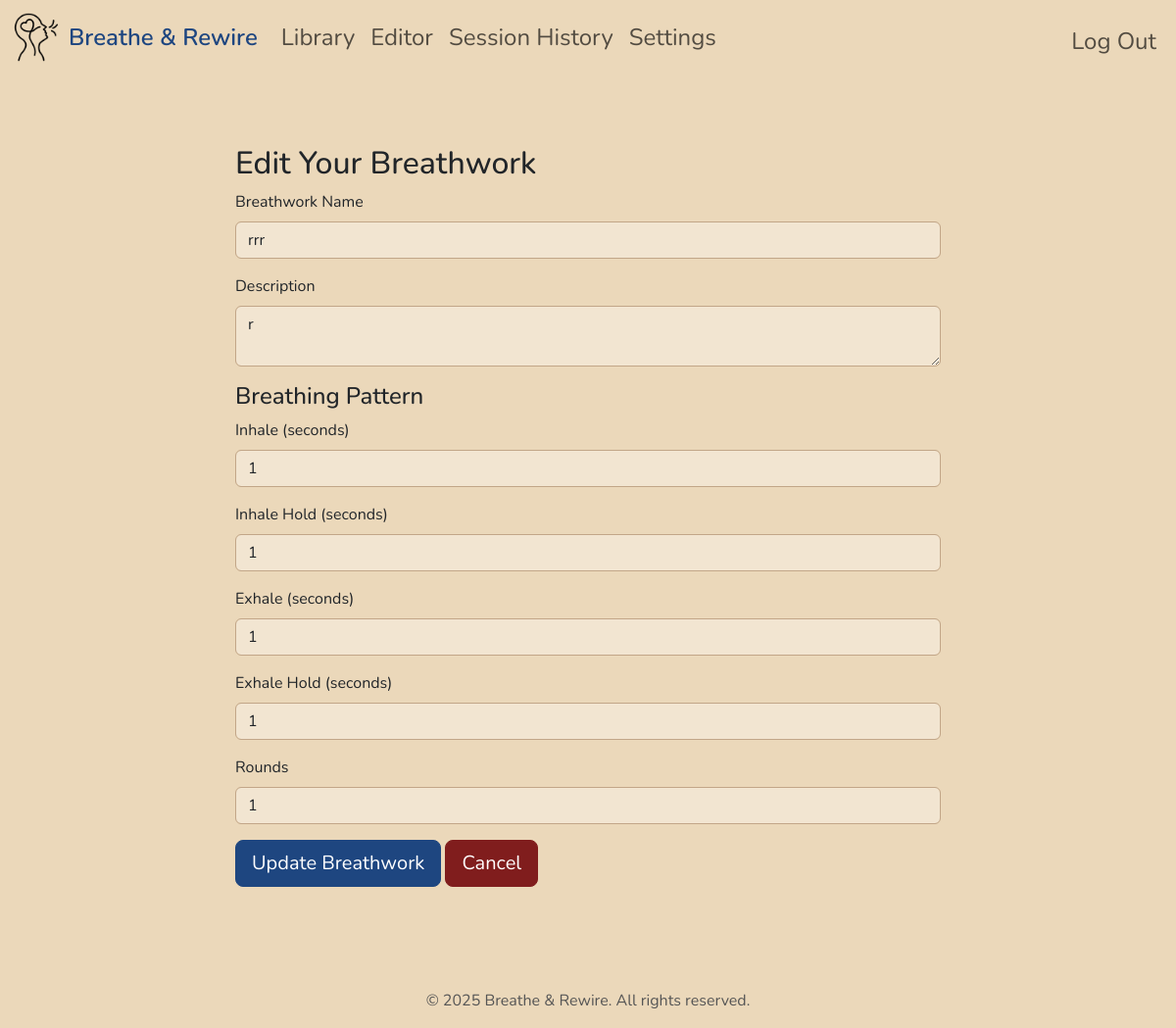
/edit-breathwork/31 (signed in), run on the app's committed database.
### tables this page shows
CREATE TABLE breathworks (id INTEGER PRIMARY KEY AUTOINCREMENT NOT NULL, name TEXT NOT NULL, description TEXT, inhale INTEGER NOT NULL CHECK(inhale > 0), inhale_hold INTEGER NOT NULL CHECK(inhale_hold >= 0), exhale INTEGER NOT NULL CHECK(exhale > 0), exhale_hold INTEGER NOT NULL CHECK(exhale_hold >= 0), rounds INTEGER NOT NULL CHECK(rounds > 0), is_default BOOLEAN NOT NULL DEFAULT 0, user_id INTEGER, FOREIGN KEY(user_id) REFERENCES users(id) ON DELETE CASCADE);

### app.py (the view, shortened to what this page needs)
@app.route("/edit-breathwork/<int:breathwork_id>", methods=["GET", "POST"])
@login_required
def edit_breathwork(breathwork_id):
    if request.method == "GET":
        breathwork = db.execute(
            "SELECT id,name,description,inhale,inhale_hold,exhale,exhale_hold,rounds FROM breathworks WHERE user_id = ? AND id = ?", session["user_id"], breathwork_id)
        if not breathwork:
            return apology("Breathwork not found.", 404)
        return render_template("edit-breathwork.html", breathwork=breathwork[0])

### app.py (called while the page is built)
@app.after_request
def after_request(response):
    response.headers["Cache-Control"] = "no-cache, no-store, must-revalidate"
    response.headers["Expires"] = 0
    response.headers["Pragma"] = "no-cache"
    return response

### helpers.py (called while the page is built)
def login_required(f):
    @wraps(f)
    def decorated_function(*args, **kwargs):
        if session.get("user_id") is None:
            return redirect("/login")
        return f(*args, **kwargs)
    return decorated_function

### templates/edit-breathwork.html (shortened to what this page needs)
{% extends "layout.html" %}
{% block main %}
    <div class="container mt-4">
        <div class="row justify-content-center">
            <div class="col-12 col-md-10 col-lg-8">
                <h2>Edit Your Breathwork </h2>
                <form action="/edit-breathwork/{{breathwork.id}}" method="post" id="new-breathwork-form">
                    <div class="mb-3">
                        <label for="name" class="form-label">Breathwork Name</label>
                        <input type="text" id="name" name="name" class="form-control" autocomplete="off" required value="{{breathwork.name}}">
                    </div>
                    <div class="mb-3">
                        <label for="description" class="form-label">Description</label>
                        <textarea id="description" name="description" maxlength="100" placeholder="Max 100 characters" autocomplete="off" rows="2" cols="40" class="form-control">{{breathwork.description}}</textarea>
                    </div>
                    <h4>Breathing Pattern</h4>
                    <div class="mb-3">
                        <label for="inhale" class="form-label">Inhale (seconds)</label>
                        <input type="number" class="form-control" id="inhale" name="inhale" autocomplete="off" min="1" placeholder="Seconds (minimum 1)" required value="{{breathwork.inhale}}">
                    </div>
                    <div class="mb-3">
                        <label for="inhale-hold" class="form-label">Inhale Hold (seconds)</label>
                        <input type="number" class="form-control" id="inhale-hold" name="inhale_hold" autocomplete="off" placeholder="Seconds (minimum 0)" min="0" required value="{{breathwork.inhale_hold}}">
                    </div>
                    <div class="mb-3">
                        <label for="exhale" class="form-label">Exhale (seconds)</label>
                        <input type="number" class="form-control" id="exhale" name="exhale" autocomplete="off" placeholder="Seconds (minimum 1)" min="0" required value="{{breathwork.exhale}}">
                    </div>
                    <div class="mb-3">
                        <label for="exhale-hold" class="form-label">Exhale Hold (seconds)</label>
                        <input type="number" class="form-control" id="exhale-hold" name="exhale_hold" autocomplete="off" placeholder="Seconds (minimum 0)" min="0" required value="{{breathwork.exhale_hold}}">
                    </div>
                    <div class="mb-3">
                        <label for="rounds" class="form-label">Rounds</label>
                        <input type="number" class="form-control" id="rounds" name="rounds" autocomplete="off" placeholder="Total rounds (minimum 1)" min="1" required value="{{breathwork.rounds}}">
                    </div>
                    <div class="mb-3">
                        <button type="submit" class="btn btn-primary btn-lg" id="add">Update Breathwork</button>
                        <a href="/editor" class="btn btn-danger btn-lg" id="cancel" name="cancel">Cancel</a>
                    </div>
                </form>
            </div>
        </div>
    </div>
{% endblock %}

### static/styles.css (style rules this page uses)
:root { --bs-primary: #1E4680; --bs-primary-rgb: 30, 70, 128; }
.btn-primary, .btn-primary:hover, .btn-primary:focus, .btn-primary:active, .btn-primary:disabled, .show>.btn-primary.dropdown-toggle { color: #fff !important; background-color: #1E4680 !important; border-color: #1E4680 !important; box-shadow: none !important; }
:root { --bs-danger: #801D1D; --bs-danger-rgb: 128, 29, 29; }
.btn-danger, .btn-danger:hover, .btn-danger:focus, .btn-danger:active, .btn-danger:disabled, .show>.btn-danger.dropdown-toggle { color: #fff !important; background-color: #801D1D !important; border-color: #801D1D !important; box-shadow: none !important; }
:root { --bs-success: #137A49; --bs-success-rgb: 19, 122, 73; }
body { display: flex; flex-direction: column; min-height: 100vh; margin: 0; font-family: "Nunito", sans-serif; background-color: #ebd8ba; }
textarea { display: block; }
textarea, input { background-color: #f2e5d1 !important; border: 1px solid #C2A688 !important; }
::placeholder, input[type="number"]::placeholder, #new-breathwork-form textarea::placeholder { color: gray; font-style: italic; }

### data on the page
breathworks: name "rrr", description "r", inhale "1", inhale_hold "1", exhale "1", exhale_hold "1", rounds "1"
